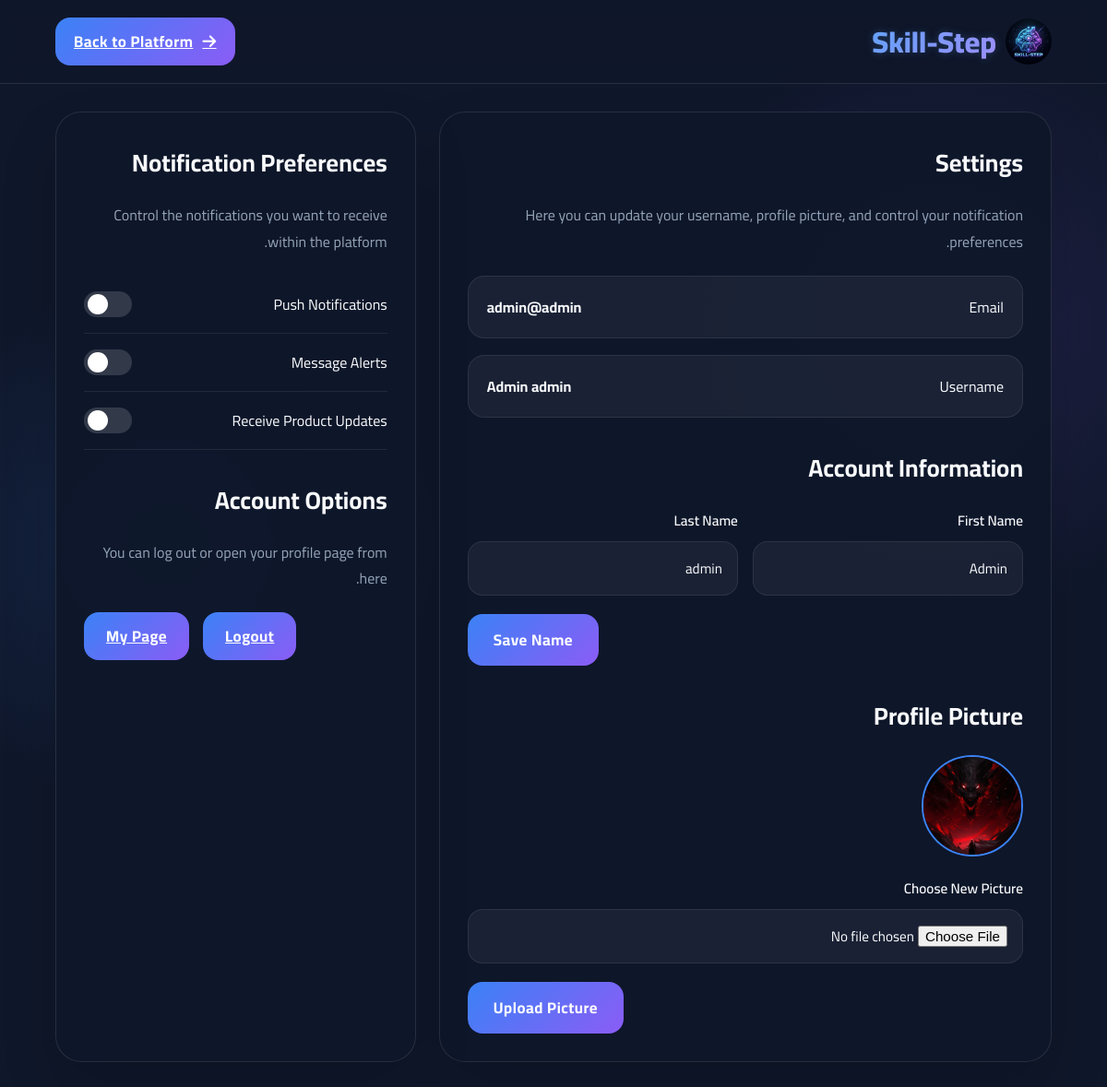
The app's page /profile/settings.php (signed in) with its own data.
### tables this page shows
CREATE TABLE `users` (
  `user_id` int(11) NOT NULL,
  `full_name` varchar(150) NOT NULL,
  `email` varchar(255) NOT NULL,
  `password_hash` varchar(255) NOT NULL,
  `roles` set('student','creator','admin') DEFAULT 'student',
  `is_verified` tinyint(1) DEFAULT 0,
  `is_suspended` tinyint(1) DEFAULT 0,
  `level` int(11) DEFAULT 1 CHECK (`level` >= 1),
  `xp` int(11) DEFAULT 0 CHECK (`xp` >= 0),
  `streak_days` int(11) DEFAULT 0 CHECK (`streak_days` >= 0),
  `last_streak_date` date DEFAULT NULL,
  `last_login` datetime DEFAULT NULL,
  `failed_login_count` int(11) DEFAULT 0,
  `lockout_until` datetime DEFAULT NULL,
  `created_at` timestamp NOT NULL DEFAULT current_timestamp(),
  `profile_pic` varchar(255) DEFAULT 'default.png',
  `login_history` longtext DEFAULT NULL CHECK (json_valid(`login_history`)),
  `verification_token` varchar(64) DEFAULT NULL,
  `reset_token` varchar(64) DEFAULT NULL,
  `reset_expires` datetime DEFAULT NULL
);

### profile/settings.php (the view, shortened to what this page needs)
<?php
require_once __DIR__ . '/../Main/db_connection.php';
$user_id = intval($_SESSION['user_id']);
$query = "SELECT full_name AS User_name, email AS User_email, profile_pic FROM users WHERE user_id = ?";
$stmt = mysqli_prepare($conn, $query);
mysqli_stmt_bind_param($stmt, "i", $user_id);
mysqli_stmt_execute($stmt);
$res = mysqli_stmt_get_result($stmt);
$user = mysqli_fetch_assoc($res);
$db_name = $user['User_name'] ?? 'مستخدم';
$db_email = $user['User_email'] ?? '';
$db_pic = $user['profile_pic'] ?? 'default.png';
$pic_path = ($db_pic !== 'default.png') ? "../profile/uploads/" . htmlspecialchars($db_pic) : "../images/logo.png";
$name_parts = explode(' ', trim($db_name));
$first_name = htmlspecialchars($name_parts[0] ?? '');
$last_name = htmlspecialchars($name_parts[1] ?? '');
?>
<!DOCTYPE html>
<html lang="ar" dir="rtl">
<head>
    <link rel="stylesheet" href="https://cdnjs.cloudflare.com/ajax/libs/font-awesome/6.4.0/css/all.min.css">
    <link rel="stylesheet" href="../Main/style.css?v=<?php echo time(); ?>">
    <link rel="stylesheet" href="setting.css?v=<?php echo time(); ?>">
    <link rel="stylesheet" href="../Main/alert-system.css?v=<?php echo time(); ?>">
</head>
<body>
    <nav>
        <a href="../Main/index.php" class="logo">
            <img src="../images/logo.png" alt="Skill-Step" width="50" height="50"
                onerror="this.style.display='none';">
            Skill-Step
        </a>
        <a href="../Main/index.php" class="btn-action" style="width:auto; padding: 10px 20px;">
            <i class="fa-solid fa-arrow-right"></i> Back to Platform
        </a>
    </nav>
    <section class="settings-page">
        <div class="settings-grid">
            <div class="settings-card">
                <h1>Settings</h1>
                <p>Here you can update your username, profile picture, and control your notification preferences.</p>
                <div class="settings-summary">
                    <div class="summary-item">
                        <span>Email</span>
                        <strong><?php echo htmlspecialchars($db_email); ?></strong>
                    </div>
                    <div class="summary-item">
                        <span>Username</span>
                        <strong><?php echo htmlspecialchars($db_name); ?></strong>
                    </div>
                </div>
                <div style="margin-top:30px;">
                    <h2>Account Information</h2>
                    <form id="profileForm" onsubmit="updateName(event)">
                        <div class="form-row">
                            <div class="form-group">
                                <label for="firstName">First Name</label>
                                <input type="text" id="firstName" value="<?php echo $first_name; ?>" required>
                            </div>
                            <div class="form-group">
                                <label for="lastName">Last Name</label>
                                <input type="text" id="lastName" value="<?php echo $last_name; ?>">
                            </div>
                        </div>
                        <div class="settings-footer">
                            <button type="submit" class="btn-action">Save Name</button>
                        </div>
                    </form>
                </div>
                <div style="margin-top:30px;">
                    <h2>Profile Picture</h2>
                    <div class="avatar-preview">
                        <img src="<?php echo $pic_path; ?>" alt="Avatar Preview">
                    </div>
                    <form id="pictureForm" onsubmit="updatePicture(event)">
                        <div class="form-group">
                            <label for="profilePic">Choose New Picture</label>
                            <input type="file" id="profilePic" accept="image/png, image/jpeg, image/webp">
                        </div>
                        <div class="settings-footer">
                            <button type="submit" class="btn-action">Upload Picture</button>
                        </div>
                    </form>
                </div>
            </div>
            <aside class="settings-card">
                <h2>Notification Preferences</h2>
                <p>Control the notifications you want to receive within the platform.</p>
                <div class="toggle-switch">
                    <span>Push Notifications</span>
                    <label class="switch">
                        <span class="slider"></span>
                    </label>
                </div>
                <div class="toggle-switch">
                    <span>Message Alerts</span>
                    <label class="switch">
                        <span class="slider"></span>
                    </label>
                </div>
                <div class="toggle-switch">
                    <span>Receive Product Updates</span>
                    <label class="switch">
                        <span class="slider"></span>
                    </label>
                </div>
                <div style="margin-top:30px;">
                    <h2>Account Options</h2>
                    <p style="color: var(--text-muted);">You can log out or open your profile page from here.</p>
                    <div class="settings-footer">
                        <a href="../Login/logout.php" class="btn-action" style="width:auto; padding: 10px 24px;">Logout</a>
                        <a href="../profile/profile.php" class="btn-action"
                            style="width:auto; padding: 10px 24px;">My Page</a>
                    </div>
                </div>
            </aside>
        </div>
    </section>
</body>
</html>

### Main/style.css (style rules this page uses)
:root { --bg-dark: #0f172a; --bg-card: rgba(30, 41, 59, 0.7); --primary: #3b82f6; --primary-glow: rgba(59, 130, 246, 0.5); --secondary: #8b5cf6; --accent-gold: #fbbf24; --accent-green: #10b981; --accent-fire: #ef4444; --text-main: #f8fafc; --text-muted: #94a3b8; --glass-border: rgba(255, 255, 255, 0.1); }
* { box-sizing: border-box; margin: 0; padding: 0; font-family: 'Cairo', sans-serif; }
body { background-color: var(--bg-dark); background-image: radial-gradient(circle at 15% 50%, rgba(59, 130, 246, 0.15), transparent 25%), radial-gradient(circle at 85% 30%, rgba(139, 92, 246, 0.15), transparent 25%); background-attachment: fixed; color: var(--text-main); min-height: 100vh; overflow-x: hidden; scroll-behavior: smooth; }
nav { background: rgba(15, 23, 42, 0.8); backdrop-filter: blur(12px); padding: 15px 5%; display: flex; justify-content: space-between; align-items: center; border-bottom: 1px solid var(--glass-border); position: sticky; top: 0; z-index: 1000; }
.logo { font-size: 2rem; font-weight: 800; background: linear-gradient(135deg, #60a5fa, #c084fc); -webkit-background-clip: text; -webkit-text-fill-color: transparent; text-decoration: none; display: flex; align-items: center; gap: 10px; text-shadow: 0 0 10px rgba(96, 165, 250, 0.25); }
.logo img { border-radius: 50%; }
.btn-action { width: 100%; background: linear-gradient(135deg, var(--primary), var(--secondary)); color: white; border: none; padding: 14px; border-radius: 16px; font-weight: bold; font-size: 1.05rem; cursor: pointer; transition: all 0.3s; display: flex; align-items: center; justify-content: center; gap: 10px; letter-spacing: 0.5px; position: relative; overflow: hidden; }

### profile/setting.css (style rules this page uses)
.settings-page { padding: 30px 5%; max-width: 1300px; margin: 0 auto; }
.settings-grid { display: grid; grid-template-columns: 1.7fr 1fr; gap: 25px; }
.settings-card { background: rgba(15, 23, 42, 0.92); border: 1px solid var(--glass-border); border-radius: 28px; padding: 30px; box-shadow: 0 30px 60px rgba(0,0,0,0.15); }
.settings-card h1, .settings-card h2 { margin-bottom: 18px; font-size: 1.65rem; }
.settings-card p { color: var(--text-muted); line-height: 1.8; margin-bottom: 22px; }
.form-row { display: grid; grid-template-columns: repeat(2, minmax(0, 1fr)); gap: 16px; margin-bottom: 20px; }
.form-group { display: flex; flex-direction: column; gap: 8px; }
.form-group label { color: var(--text-main); font-weight: 600; font-size: 0.95rem; }
.form-group input, .form-group textarea, .form-group select { background: rgba(255,255,255,0.05); border: 1px solid rgba(255,255,255,0.08); border-radius: 16px; color: var(--text-main); padding: 14px 16px; font-size: 0.95rem; outline: none; }
.avatar-preview { width: 110px; height: 110px; border-radius: 50%; overflow: hidden; border: 2px solid var(--primary); margin-bottom: 20px; }
.avatar-preview img { width: 100%; height: 100%; object-fit: cover; }
.settings-summary { display: grid; gap: 18px; }
.settings-summary .summary-item { display: flex; justify-content: space-between; align-items: center; background: rgba(255,255,255,0.05); border: 1px solid rgba(255,255,255,0.08); border-radius: 18px; padding: 18px 20px; color: var(--text-main); }
.settings-summary .summary-item strong { color: var(--text-main); }
.toggle-switch { display: flex; justify-content: space-between; align-items: center; padding: 16px 0; border-bottom: 1px solid rgba(255,255,255,0.08); }
.switch { position: relative; display: inline-flex; width: 52px; height: 28px; }
.slider { position: absolute; cursor: pointer; inset: 0; background-color: rgba(255,255,255,0.15); border-radius: 999px; transition: 0.3s; }
.slider:before { position: absolute; content: ""; height: 22px; width: 22px; left: 4px; top: 3px; background-color: white; border-radius: 50%; transition: 0.3s; }
.settings-footer { margin-top: 20px; display: flex; justify-content: flex-end; gap: 15px; flex-wrap: wrap; }
.settings-footer .btn-action { width: auto; padding: 12px 28px; }

### records on screen
users: email "admin@admin", full_name "Admin admin", full_name "Admin", full_name "admin", profile_pic (picture)
